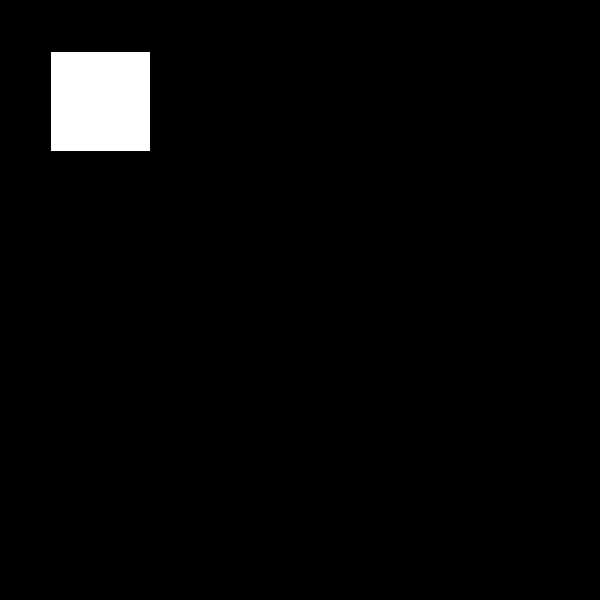
Frame 1 (no input)
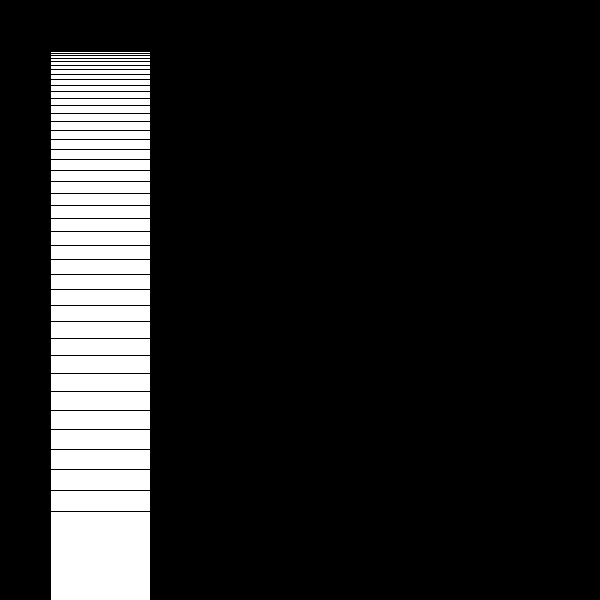
Frame 60 (the mouse pressed at the canvas centre just before this capture)
Frame 120 (the mouse held since frame 60 and released just before this capture): identical to frame 60, image omitted

The Processing sketch that drew these frames (run headless with seeded random() and noise(); from frame 60 on, the mouse is pressed at the canvas centre):

// Processing sketch: processing_75535
// ── processing_75535.pde

void setup() {
  size(600, 600);
  background(0);  
  //  rectMode(CENTER);
}

//gloabal vars for our dragable rect
int x=50;
int y=50;
int w=100;
int h=100;

// this is the ammoutn the rect will fall when released
// each frame
float m=1;

//this is a flag so we can tell in our draw function if the
// regt is being dragged or not and render it accordingly
int drag=0;


void draw() {
  //if we are not draggin the rect
  if (drag == 0) {
    
    //if the y pos is smaller than the height of the window less
    //the height of the boc 
    if (y<height-h) {
      // make the y pos increace (apperance of falling)
      // and make the ammount we move it each time greate
      // appreance of acceleration
      y+=m+=.5;
    }
  }
  
  
  rect(x, y, w, h);
}

//this is the mouse dragged event handler
//code in here only happen when the mouse is dragged
void mouseDragged() {
  
  //set our flag so teh draw function kowns we are draggin teh rect
  drag=1;
  //init m back to 1
  m=1;
  
  //if mouse pos is inside out rect
  if (mouseX > x && mouseX < x+w &&
    mouseY > y && mouseY < y+h) {
      //add to the current x and y the distance the
      //mouse has moved current - previous
    x+=mouseX-pmouseX;
    y+=mouseY-pmouseY;
  }
}

void mouseReleased() {
  //update our dragged flagg released is called once
  //when we let go of the mosue button
  drag=0;
}
